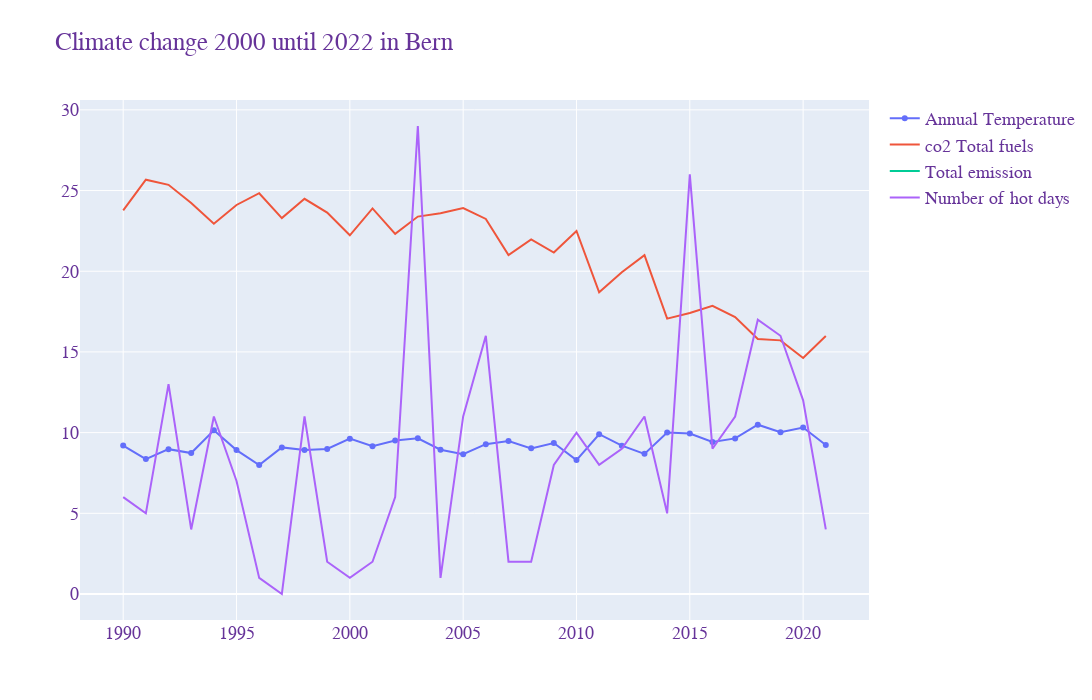

This figure's notebook cell:
### Code cell
year_pick_temp = annual_mean_swiss_temp.loc[(annual_mean_swiss_temp['Year'] >= 1990) & (annual_mean_swiss_temp['Year'] < 2022) 
                                        &(annual_mean_swiss_temp['Canton'] == 'Bern')]
klima_pick = klima_final.loc[(klima_final['Jahr'] >= 1990) & (klima_final['Jahr'] < 2022) & (klima_final['location'] == 'Bern')]
emissions2 = emissions.loc[emissions['category'] == 'Total emissions']
fig = go.Figure()

fig.add_trace(go.Scatter(x=year_pick_temp['Year'], y=year_pick_temp['Temperature'],
                    mode='lines+markers',
                    name='Annual Temperature'))
fig.add_trace(go.Scatter(x=co2['Jahr'], y=co2['Brennstoffe total'],
                        mode='lines',
                        name='co2 Total fuels'))
fig.add_trace(go.Scatter(x=emissions2['year'], y=emissions2['category'],
                        mode='lines',
                        name='Total emission'))
fig.add_trace(go.Scatter(x=klima_pick['Jahr'], y=klima_pick['hot_days'],
                    mode='lines',
                    name='Number of hot days'))
# fig.add_trace(go.Scatter(x=klima_pick['Jahr'], y=klima_pick['tropical_night'],
#                     mode='lines',
#                     name='Number of tropical nights'))
# fig.add_trace(go.Scatter(x=klima_pick['Jahr'], y=klima_pick['precipitation_days'],
#                     mode='lines',
#                     name='Number of precipitation'))
# fig.add_trace(go.Scatter(x=co2['Jahr'], y=co2['Treibstoffe \ntotal'],
#                     mode='lines',
#                     name='co2 Total emission'))

fig.update_layout(
    title="Climate change 2000 until 2022 in Bern",
    width=1200,
    height=700,
    font=dict(
        family="Courier New, monospace",
        size=18,
        color="RebeccaPurple"
    )
)

fig.show()

### Figure 1 — Plotly figure (JSON) as saved in the notebook; plotly's stock layout.template omitted (floating-point values rounded to 4 significant figures)
{"data": [{"mode": "lines+markers", "name": "Annual Temperature", "type": "scatter", "x": [1990, 1991, 1992, 1993, 1994, 1995, 1996, 1997, 1998, 1999, 2000, 2001, 2002, 2003, 2004, 2005, 2006, 2007, 2008, 2009, 2010, 2011, 2012, 2013, 2014, 2015, 2016, 2017, 2018, 2019, 2020, 2021], "y": [9.2, 8.358, 8.975, 8.733, 10.14, 8.917, 7.992, 9.083, 8.925, 8.983, 9.625, 9.158, 9.508, 9.65, 8.942, 8.667, 9.283, 9.475, 9.025, 9.358, 8.3, 9.9, 9.192, 8.683, 10.01, 9.942, 9.417, 9.642, 10.49, 10.03, 10.32, 9.233]}, {"mode": "lines", "name": "co2 Total fuels", "type": "scatter", "x": ["1990", "1991", "1992", "1993", "1994", "1995", "1996", "1997", "1998", "1999", "2000", "2001", "2002", "2003", "2004", "2005", "2006", "2007", "2008", "2009", "2010", "2011", "2012", "2013", "2014", "2015", "2016", "2017", "2018", "2019", "2020", "2021", "aSiehe Abschnitt 1.3 und Tabelle 2 der CO2-Statistik für Informationen zur Witterungsbereinigung.", null, "Tabelle 1 (CO2-Statistik): CO2-Emissionen aus Brenn- und Treibstoffen. Sowohl unter „Brennstoffe total“ wie auch unter „Brennstoffe relevant für CO2-Abgabe“ sind Abfälle nicht berücksichtigt. Allfällige Änderungen gegenüber der letzten publizierten Version dieser Statistik werden in Abschnitt 4 der CO2-Statistik diskutiert.", null, "www.bafu.admin.ch/co2-statistik"], "y": [23.77, 25.67, 25.36, 24.23, 22.95, 24.11, 24.83, 23.29, 24.49, 23.64, 22.23, 23.89, 22.31, 23.39, 23.59, 23.91, 23.24, 21.0, 21.97, 21.16, 22.5, 18.69, 19.94, 21.0, 17.07, 17.42, 17.85, 17.16, 15.81, 15.72, 14.62, 15.98, null, null, null, null, null]}, {"mode": "lines", "name": "Total emission", "type": "scatter", "x": [1990, 1991, 1992, 1993, 1994, 1995, 1996, 1997, 1998, 1999, 2000, 2001, 2002, 2003, 2004, 2005, 2006, 2007, 2008, 2009, 2010, 2011, 2012, 2013, 2014, 2015, 2016, 2017, 2018, 2019, 2020], "y": ["Total emissions", "Total emissions", "Total emissions", "Total emissions", "Total emissions", "Total emissions", "Total emissions", "Total emissions", "Total emissions", "Total emissions", "Total emissions", "Total emissions", "Total emissions", "Total emissions", "Total emissions", "Total emissions", "Total emissions", "Total emissions", "Total emissions", "Total emissions", "Total emissions", "Total emissions", "Total emissions", "Total emissions", "Total emissions", "Total emissions", "Total emissions", "Total emissions", "Total emissions", "Total emissions", "Total emissions"]}, {"mode": "lines", "name": "Number of hot days", "type": "scatter", "x": [1990, 1991, 1992, 1993, 1994, 1995, 1996, 1997, 1998, 1999, 2000, 2001, 2002, 2003, 2004, 2005, 2006, 2007, 2008, 2009, 2010, 2011, 2012, 2013, 2014, 2015, 2016, 2017, 2018, 2019, 2020, 2021], "y": [6, 5, 13, 4, 11, 7, 1, 0, 11, 2, 1, 2, 6, 29, 1, 11, 16, 2, 2, 8, 10, 8, 9, 11, 5, 26, 9, 11, 17, 16, 12, 4]}], "layout": {"font": {"color": "RebeccaPurple", "family": "Courier New, monospace", "size": 18}, "height": 700, "title": {"text": "Climate change 2000 until 2022 in Bern"}, "width": 1200}}
